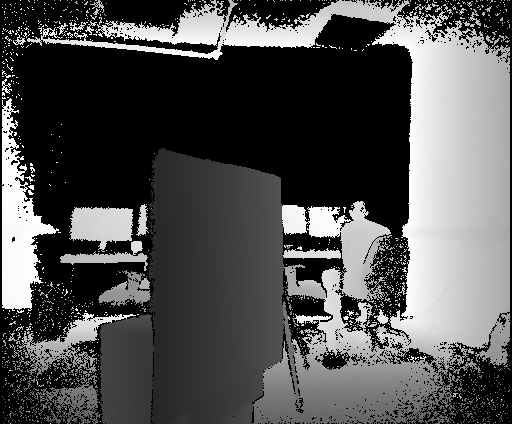
%> input picture DepthImages/Camera1.png, 512 x 424 px
$ octave Calibration.m   (GNU Octave 9; MATLAB toolbox functions it lacks are replaced by stand-ins)
%> lines starting %> are read from the running program, lines starting %| are printed output that depends on the picture
% 0 - some constants and bureaucracy

    clear all; clc; close all;
    addpath('PlaneFit');
    pathToDepthImages = 'DepthImages';
    numOfCameras = 2;

% 1 - Load the chosen depth images

    depthImage1 = fliplr(imread(fullfile(pathToDepthImages, 'Camera1.png')));
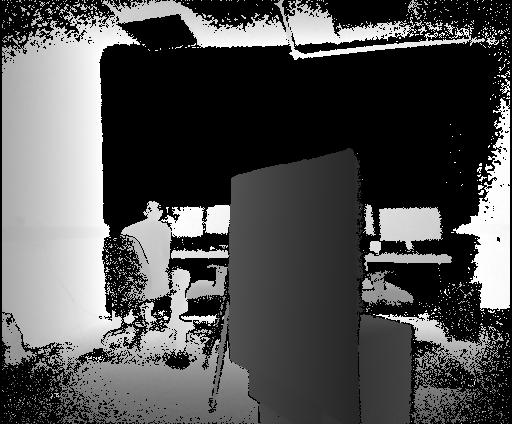
%> depthImage1: size 424x512 uint16; min 500, max 4000, mean 1611.7; mean of the top-left, top-right, bottom-left and bottom-right quarters 1715.6, 1029.7, 2226.5, 1475; drawn with min black and max white
    depthImage2 = fliplr(imread(fullfile(pathToDepthImages, 'Camera2.png')));
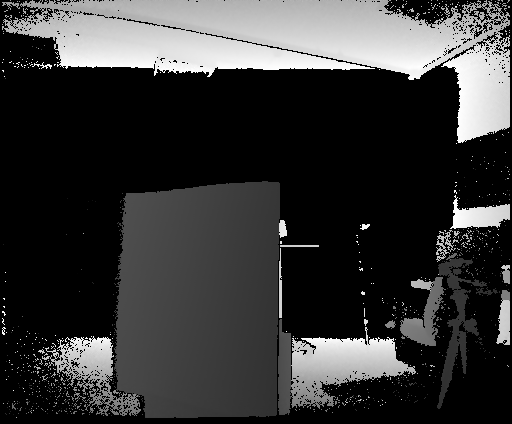
%> input picture DepthImages/Camera2.png, 512 x 424 px
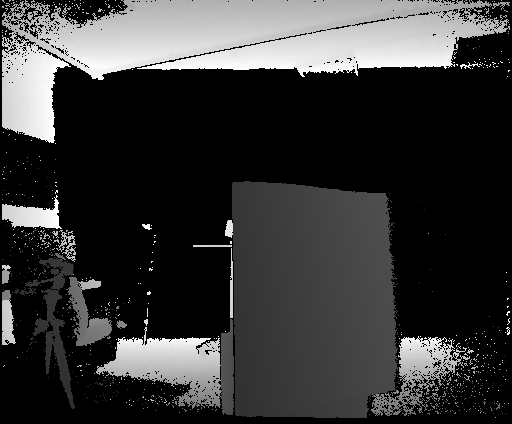
%> depthImage2: size 424x512 uint16; min 500, max 4000, mean 1253.9; mean of the top-left, top-right, bottom-left and bottom-right quarters 1539.3, 1325, 1043.6, 1107.7; drawn with min black and max white

% 2 - Convert the images to point clouds

%> (the run ends here)
